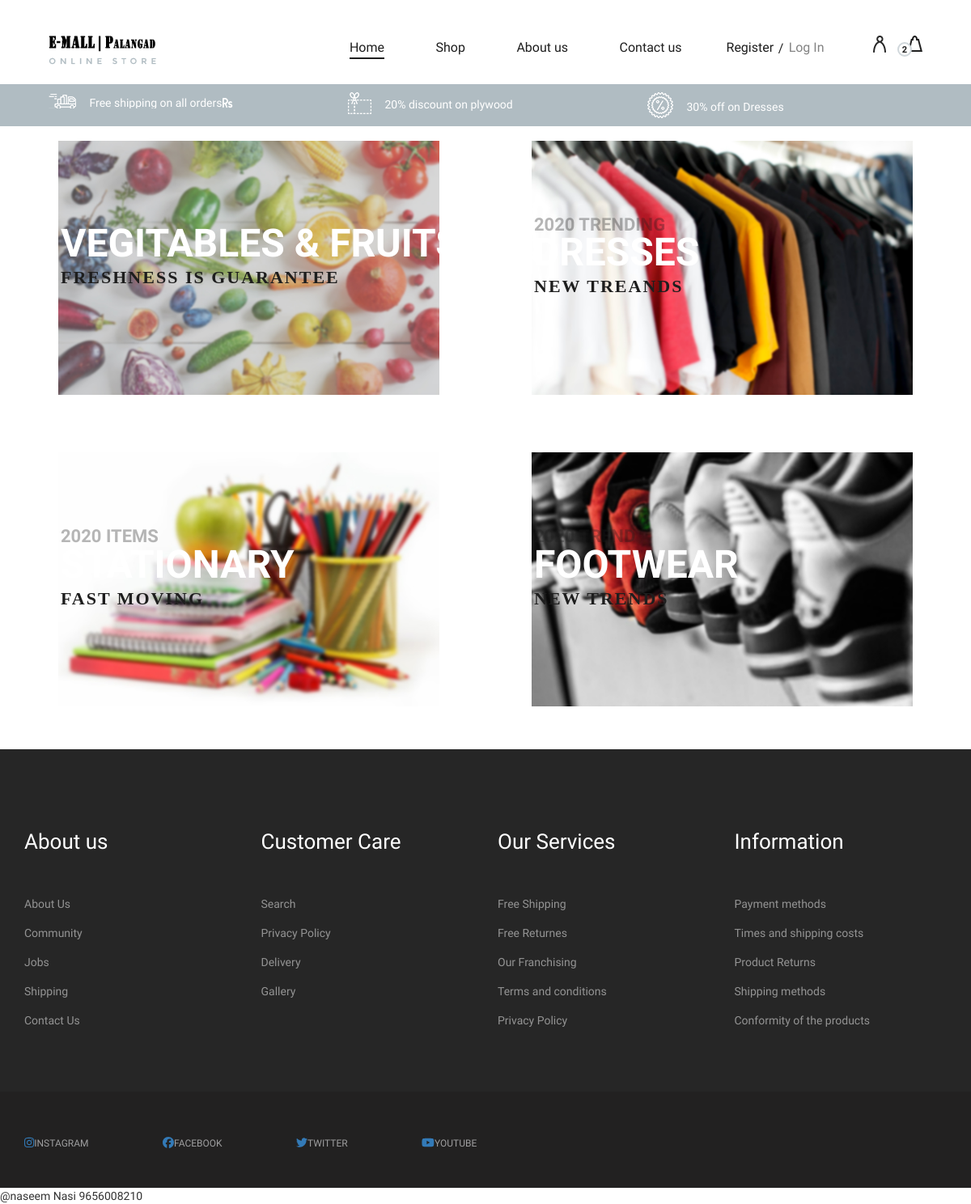
Before: /category with the older database file.
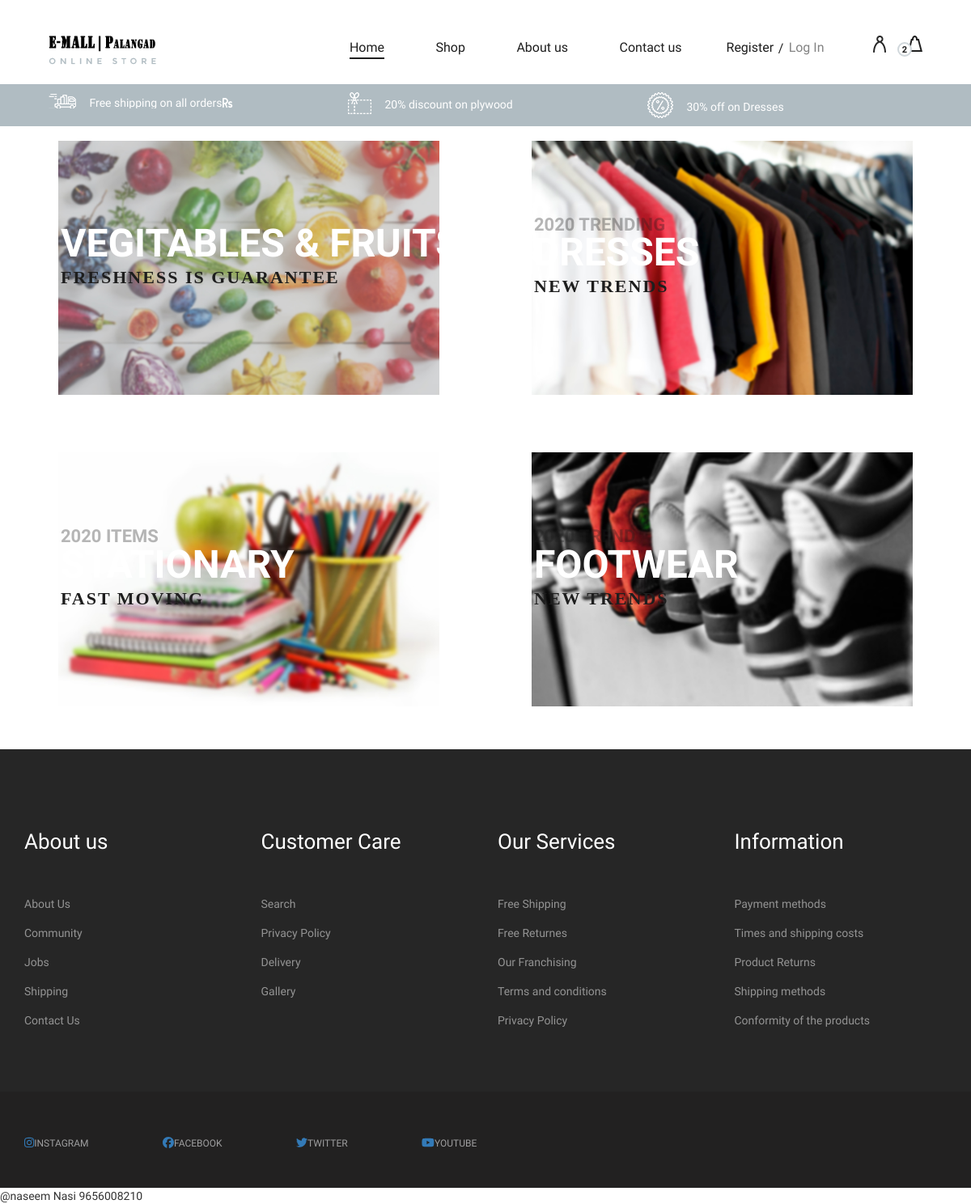
After: the same page with the newer database file.
### emallapp/models.py (models this page shows, shortened)
class Category(models.Model):
    name = models.CharField(max_length=100)
    description =  models.CharField(max_length=100)
    description1 = models.CharField(max_length=100,blank=True)
    img_url = models.CharField(max_length=2083)
    link = models.CharField(max_length=255)

### emallapp/views.py (the view)
# urls.py: path('category', views.category, name="category"),
def category(request):
    categories = Category.objects.all()
    return render(request, 'category.html', {"categories": categories})

### templates/category.html
{% extends 'index.html' %}
{% block content %}
<div class="features-box">
  <div class="container">
    <div class="row">
      {% for category in categories %}
      <div class="col-lg-6">
        <div class="single-box-item first-box">
          <a href="{{category.link}}" class="primary-btn">
            <img src="{{category.img_url}}" alt="">
            <div class="box-text" style="right: 0px;left: 45px;">
              <span class="trend-year">{{category.description1}}</span>
              <h2 style="color:white;">{{category.name}}</h2>
              <span class="trend-alert">{{category.description}}</span>
            </div>
          </a>
        </div>
      </div>
      {% endfor %}
    </div>
  </div>
</div>
{% endblock %}

### templates/index.html (shortened to what this page needs)
<!DOCTYPE html>
{% load static %}
<html lang="zxx">
<head>
    <link rel="stylesheet" href="https://maxcdn.bootstrapcdn.com/bootstrap/3.4.1/css/bootstrap.min.css">
    <link rel="stylesheet" href="static/css/font-awesome.min.css" type="text/css">
    <link rel="stylesheet" href="static/css/nice-select.css" type="text/css">
    <link rel="stylesheet" href="static/css/owl.carousel.min.css" type="text/css">
    <link rel="stylesheet" href="static/css/magnific-popup.css" type="text/css">
    <link rel="stylesheet" href="static/css/slicknav.min.css" type="text/css">
    <link rel="stylesheet" href="static/css/style.css" type="text/css">
    <link rel="stylesheet" href="static/awsome/all.css" type="text/css">
</head>
<body>
    <header class="header-section">
        <div class="container-fluid">
            <div class="inner-header">
                <div class="logo">
                    <a href="https://wa.me/+919656008210"><img src="static/media/logo.png" alt=""></a>
                </div>
                <div class="header-right">
                    <img src="static/media/icons/man.png" alt="">
                    <a href="cart"><img src="static/media/icons/bag.png" alt="">
                        <span>2</span>
                    </a>
                </div>
                <div class="user-access">
                    <a href="register">Register</a>
                    <a href="login" class="in">Log In</a>
                </div>
                <nav class="main-menu mobile-menu">
                    <ul>
                        <li><a class="active" href="./index">Home</a></li>
                        <li><a href="category">Shop</a>
                        </li>
                        <li><a href="aboutus">About us</a></li>
                        <li><a href="contact">Contact us</a></li>
                    </ul>
                </nav>
            </div>
        </div>
    </header>
    <div class="header-info">
        <div class="container-fluid">
            <div class="row">
                <div class="col-md-4">
                    <div class="header-item">
                        <img src="static/media/icons/delivery.png" alt="">
                        <p>Free shipping on all orders<i class="fas fa-rupee-sign"></i></p>
                    </div>
                </div>
                <div class="col-md-4 text-left text-lg-center">
                    <div class="header-item">
                        <img src="static/media/icons/voucher.png" alt="">
                        <p>20% discount on plywood</p>
                    </div>
                </div>
                <div class="col-md-4 text-left text-xl-right">
                    <div class="header-item">
                        <img src="static/media/icons/sales.png" alt="">
                        <p>30% off on Dresses</p>
                    </div>
                </div>
            </div>
        </div>
    </div>
    {% block content %}
    {% endblock %}
    <footer class="footer-section spad">
        <div class="container">
            <div class="footer-widget">
                <div class="row">
                    <div class="col-lg-3 col-sm-6">
                        <div class="single-footer-widget">
                            <h4>About us</h4>
                            <ul>
                                <li>About Us</li>
                                <li>Community</li>
                                <li>Jobs</li>
                                <li>Shipping</li>
                                <li>Contact Us</li>
                            </ul>
                        </div>
                    </div>
                    <div class="col-lg-3 col-sm-6">
                        <div class="single-footer-widget">
                            <h4>Customer Care</h4>
                            <ul>
                                <li>Search</li>
                                <li>Privacy Policy</li>
                                <li>Delivery</li>
                                <li>Gallery</li>
                            </ul>
                        </div>
                    </div>
                    <div class="col-lg-3 col-sm-6">
                        <div class="single-footer-widget">
                            <h4>Our Services</h4>
                            <ul>
                                <li>Free Shipping</li>
                                <li>Free Returnes</li>
                                <li>Our Franchising</li>
                                <li>Terms and conditions</li>
                                <li>Privacy Policy</li>
                            </ul>
                        </div>
                    </div>
                    <div class="col-lg-3 col-sm-6">
                        <div class="single-footer-widget">
                            <h4>Information</h4>
                            <ul>
                                <li>Payment methods</li>
                                <li>Times and shipping costs</li>
                                <li>Product Returns</li>
                                <li>Shipping methods</li>
                                <li>Conformity of the products</li>
                            </ul>
                        </div>
                    </div>
                </div>
            </div>
        </div>
        <div class="social-links-warp">
            <div class="container">
                <div class="social-links">
                    <a href="https://www.instagram.com/_the__black_pearl_/" class="instagram"><i
                            class="fab fa-instagram"></i><span>instagram</span></a>
                    <a href="https://www.facebook.com/muhammad.naseem.545" class="facebook"><i
                            class="fab fa-facebook"></i><span>facebook</span></a>
                    <a href="" class="twitter"><i class="fab fa-twitter"></i><span>twitter</span></a>
                    <a href="" class="youtube"><i class="fab fa-youtube"></i><span>youtube</span></a>
                </div>
            </div>
        </div>
    </footer>
    <div class="credit">
        @naseem Nasi 9656008210
    </div>
</body>
</html>

### static/awsome/all.css (style rules this page uses)
.fa-facebook:before { content: "\f09a"; }
.fa-instagram:before { content: "\f16d"; }
.fa-rupee-sign:before { content: "\f156"; }
.fa-twitter:before { content: "\f099"; }
.fa-youtube:before { content: "\f167"; }

Changed rows visible on the page:
changed Category "DRESSES": description "NEW TREANDS" → "NEW TRENDS"
